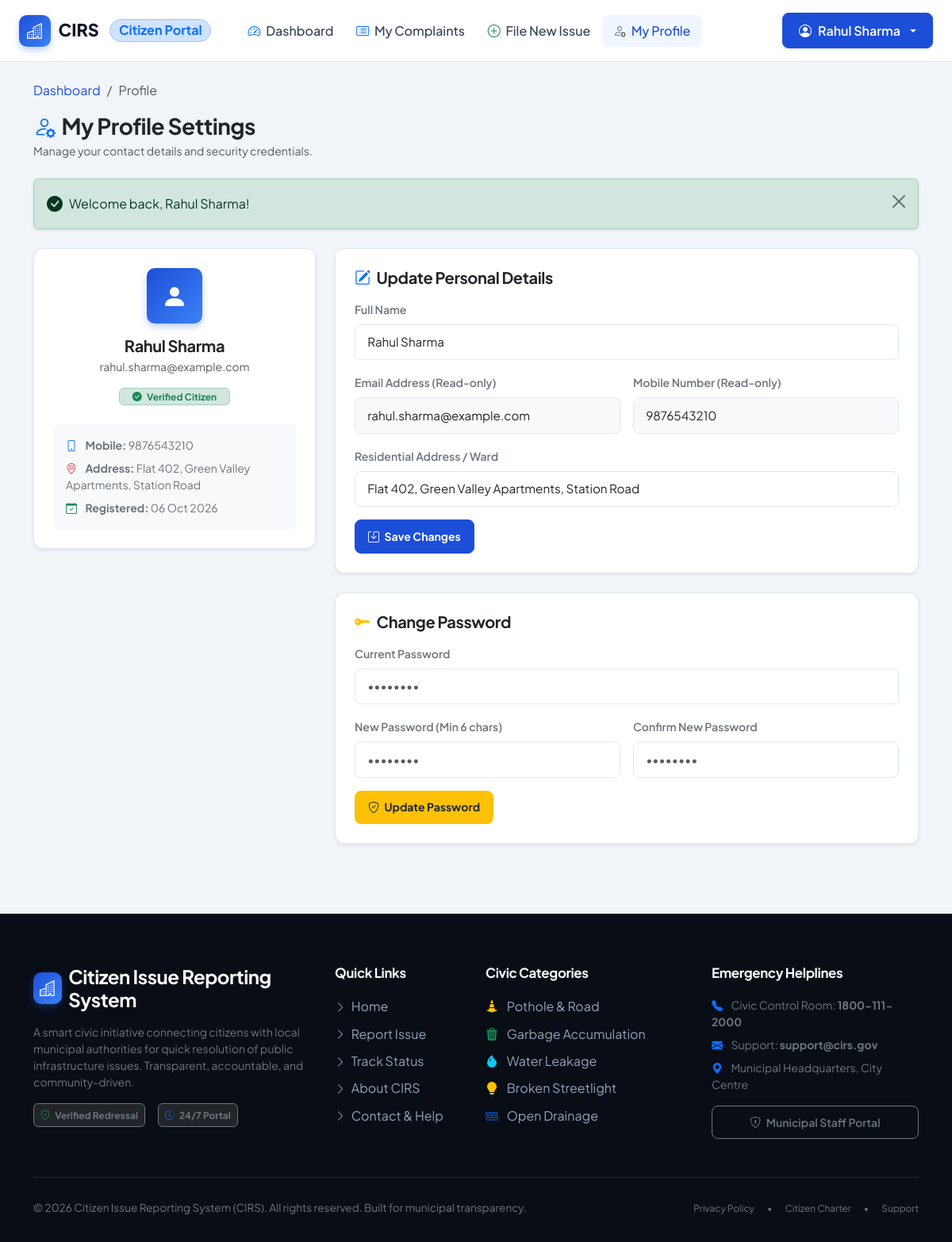
The app's page /citizen/profile.php (signed in) with its own data.
### tables this page shows
CREATE TABLE IF NOT EXISTS `users` (
  `id` INT AUTO_INCREMENT PRIMARY KEY,
  `full_name` VARCHAR(100) NOT NULL,
  `email` VARCHAR(100) NOT NULL UNIQUE,
  `mobile` VARCHAR(20) NOT NULL UNIQUE,
  `password` VARCHAR(255) NOT NULL,
  `is_verified` TINYINT(1) DEFAULT 1,
  `address` VARCHAR(255) NULL,
  `created_at` TIMESTAMP DEFAULT CURRENT_TIMESTAMP,
  `updated_at` TIMESTAMP DEFAULT CURRENT_TIMESTAMP ON UPDATE CURRENT_TIMESTAMP
);

### includes/auth.php (called while the page is built, shortened)
<?php
function getCurrentUser($pdo) {
    $stmt = $pdo->prepare("SELECT id, full_name, email, mobile, address, is_verified, created_at FROM users WHERE id = ?");
    $stmt->execute([$_SESSION['user_id']]);
    return $stmt->fetch();
}

### citizen/profile.php (the view, shortened to what this page needs)
<?php
require_once __DIR__ . '/../config/database.php';
require_once __DIR__ . '/../includes/functions.php';
require_once __DIR__ . '/../includes/auth.php';
$user = getCurrentUser($pdo);
require_once __DIR__ . '/../includes/header.php';
require_once __DIR__ . '/../includes/navbar.php';
?>
<main class="py-4">
    <div class="container">
        <nav aria-label="breadcrumb" class="mb-3">
            <ol class="breadcrumb small">
                <li class="breadcrumb-item"><a href="<?= BASE_URL ?>/citizen/dashboard.php">Dashboard</a></li>
                <li class="breadcrumb-item active" aria-current="page">Profile</li>
            </ol>
        </nav>
        <div class="d-flex flex-column flex-md-row justify-content-between align-items-md-center gap-3 mb-4">
            <div>
                <h3 class="fw-bold mb-1 text-dark"><i class="bi bi-person-gear text-primary me-2"></i>My Profile Settings</h3>
                <p class="text-muted small mb-0">Manage your contact details and security credentials.</p>
            </div>
        </div>
        <div class="row g-4">
            <div class="col-lg-4">
                <div class="cirs-card p-4 bg-white shadow-sm text-center">
                    <div class="cirs-logo-badge mx-auto mb-3" style="width: 70px; height: 70px; font-size: 2rem;">
                        <i class="bi bi-person-fill"></i>
                    </div>
                    <h5 class="fw-bold text-dark mb-1"><?= sanitize($user['full_name']) ?></h5>
                    <p class="text-muted small mb-3"><?= sanitize($user['email']) ?></p>
                    <div class="d-flex justify-content-center gap-2 mb-4">
                        <span class="badge bg-success-subtle text-success border border-success-subtle px-3 py-1">
                            <i class="bi bi-check-circle-fill me-1"></i> Verified Citizen
                        </span>
                    </div>
                    <div class="text-start bg-light p-3 rounded-3 small text-secondary">
                        <div class="mb-2"><i class="bi bi-phone me-2 text-primary"></i> <strong>Mobile:</strong> <?= sanitize($user['mobile']) ?></div>
                        <div class="mb-2"><i class="bi bi-geo-alt me-2 text-danger"></i> <strong>Address:</strong> <?= sanitize($user['address'] ?? 'Not set') ?></div>
                        <div><i class="bi bi-calendar-check me-2 text-success"></i> <strong>Registered:</strong> <?= formatDate($user['created_at'], 'd M Y') ?></div>
                    </div>
                </div>
            </div>
            <div class="col-lg-8">
                <div class="cirs-card p-4 bg-white shadow-sm mb-4">
                    <h5 class="fw-bold mb-3 text-dark"><i class="bi bi-pencil-square text-primary me-2"></i>Update Personal Details</h5>
                    <form action="<?= BASE_URL ?>/citizen/update_profile.php" method="POST">
                        <div class="mb-3">
                            <label class="form-label small fw-semibold text-secondary">Full Name</label>
                            <input type="text" name="full_name" class="form-control" value="<?= sanitize($user['full_name']) ?>" required>
                        </div>
                        <div class="row g-3 mb-3">
                            <div class="col-md-6">
                                <label class="form-label small fw-semibold text-secondary">Email Address (Read-only)</label>
                                <input type="email" class="form-control bg-light" value="<?= sanitize($user['email']) ?>" readonly>
                            </div>
                            <div class="col-md-6">
                                <label class="form-label small fw-semibold text-secondary">Mobile Number (Read-only)</label>
                                <input type="tel" class="form-control bg-light" value="<?= sanitize($user['mobile']) ?>" readonly>
                            </div>
                        </div>
                        <div class="mb-3">
                            <label class="form-label small fw-semibold text-secondary">Residential Address / Ward</label>
                            <input type="text" name="address" class="form-control" value="<?= sanitize($user['address'] ?? '') ?>" placeholder="Flat/House, Society, Ward Number">
                        </div>
                        <button type="submit" class="btn btn-primary btn-sm px-3 fw-bold">
                            <i class="bi bi-save me-1"></i> Save Changes
                        </button>
                    </form>
                </div>
                <div class="cirs-card p-4 bg-white shadow-sm">
                    <h5 class="fw-bold mb-3 text-dark"><i class="bi bi-key-fill text-warning me-2"></i>Change Password</h5>
                    <form action="<?= BASE_URL ?>/citizen/update_profile.php" method="POST">
                        <div class="mb-3">
                            <label class="form-label small fw-semibold text-secondary">Current Password</label>
                            <input type="password" name="current_password" class="form-control" required placeholder="••••••••">
                        </div>
                        <div class="row g-3 mb-3">
                            <div class="col-md-6">
                                <label class="form-label small fw-semibold text-secondary">New Password (Min 6 chars)</label>
                                <input type="password" name="new_password" class="form-control" required minlength="6" placeholder="••••••••">
                            </div>
                            <div class="col-md-6">
                                <label class="form-label small fw-semibold text-secondary">Confirm New Password</label>
                                <input type="password" name="confirm_password" class="form-control" required minlength="6" placeholder="••••••••">
                            </div>
                        </div>
                        <button type="submit" class="btn btn-warning btn-sm px-3 fw-bold text-dark">
                            <i class="bi bi-shield-check me-1"></i> Update Password
                        </button>
                    </form>
                </div>
            </div>
        </div>
    </div>
</main>
<?php require_once __DIR__ . '/../includes/footer.php'; ?>

### assets/css/style.css (style rules this page uses)
:root { --cirs-primary: #1d4ed8; --cirs-primary-hover: #1e40af; --cirs-primary-light: #eff6ff; --cirs-secondary: #0f172a; --cirs-accent: #0ea5e9; --cirs-success: #10b981; --cirs-warning: #f59e0b; --cirs-danger: #ef4444; --cirs-dark: #0f172a; --cirs-slate: #334155; --cirs-muted: #64748b; --cirs-light: #f8fafc; --cirs-border: #e2e8f0; --cirs-card-bg: #ffffff; --cirs-shadow-sm: 0 1px 3px rgba(15, 23, 42, 0.06), 0 1px 2px rgba(15, 23, 42, 0.04); --cirs-shadow: 0 4px 6px -1px rgba(15, 23, 42, 0.08), 0 2px 4px -2px rgba(15, 23, 42, 0.06); --cirs-shadow-lg: 0 10px 15px -3px rgba(15, 23, 42, 0.08), 0 4px 6px -4px rgba(15, 23, 42, 0.04); --cirs-shadow-xl: 0 20px 25px -5px rgba(15, 23, 42, 0.1), 0 8px 10px -6px rgba(15, 23, 42, 0.05); --cirs-radius: 12px; --cirs-radius-lg: 16px; }
body { font-family: 'Plus Jakarta Sans', -apple-system, BlinkMacSystemFont, "Segoe UI", Roboto, sans-serif; background-color: #f1f5f9; color: var(--cirs-slate); min-height: 100vh; display: flex; flex-direction: column; -webkit-font-smoothing: antialiased; }
main { flex: 1 0 auto; }
h1, h2, h3, h4, h5, h6 { color: var(--cirs-dark); font-weight: 700; letter-spacing: -0.02em; }
a { color: var(--cirs-primary); text-decoration: none; transition: all 0.2s ease-in-out; }
.cirs-logo-badge { background: linear-gradient(135deg, var(--cirs-primary), #3b82f6); color: white; width: 40px; height: 40px; border-radius: 10px; display: flex; align-items: center; justify-content: center; font-size: 1.25rem; box-shadow: 0 4px 10px rgba(37, 99, 235, 0.3); }
.cirs-card { background: var(--cirs-card-bg); border: 1px solid var(--cirs-border); border-radius: var(--cirs-radius); box-shadow: var(--cirs-shadow-sm); transition: transform 0.25s ease, box-shadow 0.25s ease; overflow: hidden; }
.form-control, .form-select { border: 1px solid var(--cirs-border); border-radius: 8px; padding: 0.65rem 0.95rem; font-size: 0.95rem; transition: border-color 0.2s, box-shadow 0.2s; }
.btn { font-weight: 600; border-radius: 8px; padding: 0.6rem 1.25rem; transition: all 0.2s ease; }
.btn-primary { background-color: var(--cirs-primary); border-color: var(--cirs-primary); }

### records on screen
users: full_name "Rahul Sharma", email "rahul.sharma@example.com", mobile "9876543210", address "Flat 402, Green Valley Apartments, Station Road", created_at "06 Oct 2026"

### other values on screen
APP_SHORT_NAME "CIRS"
$_SESSION['user_name'] "Rahul Sharma"
$flash['message'] "Welcome back, Rahul Sharma!"
APP_NAME "Citizen Issue Reporting System"
APP_YEAR "2026"
